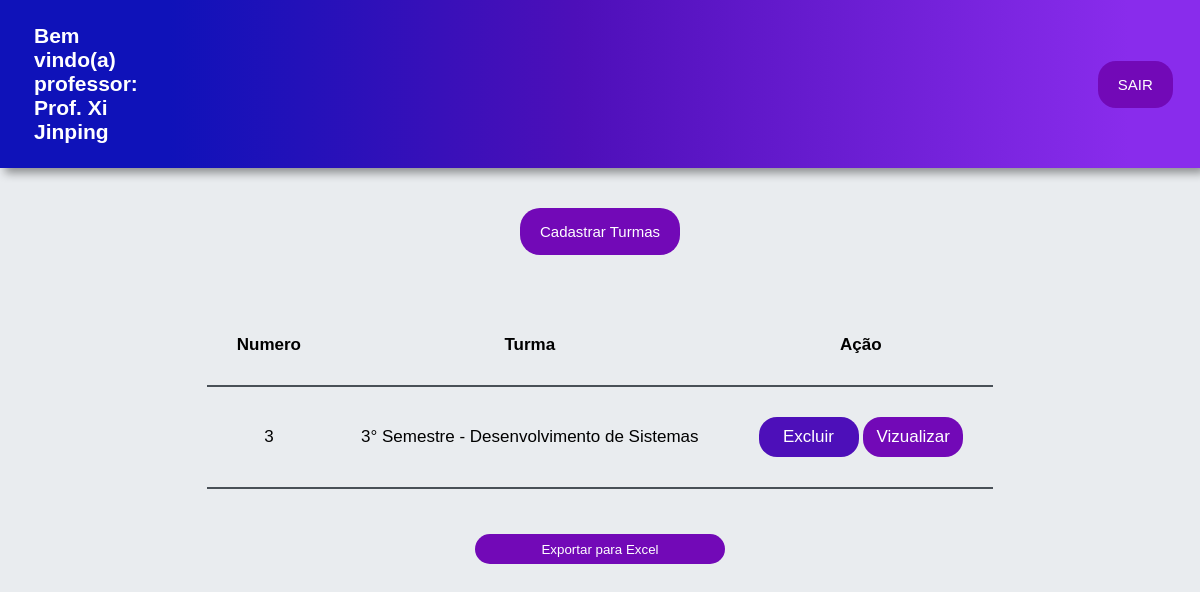
/lista_turma/3, run on the app's committed database.
### App_Escola/models.py (models this page shows, shortened)
class Professor(models.Model):
    nome = models.CharField(max_length=120)
    email = models.CharField(max_length=120)
    senha = models.CharField(max_length=120)

class Turma(models.Model):
    nome_turma = models.CharField(max_length=120)
    id_professor = models.ForeignKey(Professor, null=True, on_delete=models.PROTECT)
    def __str__(self):
        return self.nome_turma

### App_Escola/views.py (the view)
# urls.py: path('lista_turma/<int:id_professor>', views.lista_turma, name='lista_turma'),
def lista_turma(request, id_professor):
    dados_professor = Professor.objects.filter(id=id_professor).values("nome", "id")
    usuario_logado = dados_professor[0]
    usuario_logado = usuario_logado['nome']
    id_logado = dados_professor[0]
    id_logado = id_logado['id']
    turmas_do_professor = Turma.objects.filter(id_professor=id_logado)
    print(turmas_do_professor)
    return render(request, 'telaProfessor.html', {'usuario_logado': usuario_logado,
                                                  'turma_do_professor': turmas_do_professor,
                                                  'id_logado': id_logado})

### App_Escola/templates/telaProfessor.html (shortened to what this page needs)
{% load static %}
<!DOCTYPE html>
<html lang="en">
<head>
    <link rel="stylesheet" type="text/css" href="{% static 'css/telaProfessor.css' %}">
</head>
    <header>
        <nav>
            <div class="nav-bar">
                <h1>Bem vindo(a) professor: {{usuario_logado}}</h1>
                <button><a href="{%url 'sair'%}" style="color: #fff;">SAIR</a></button>
            </div>
        </nav>
    </header>
<body onLoad="login();">
    <main>
        <div class="titulos">
           <button><a href="/cad_turma/{{id_logado}}" style="color: #fff;">Cadastrar Turmas</a></button>
        </div>
        <div class="tabela">
            <table>
                <tr>
                    <th>Numero</th>
                    <th>Turma</th>
                    <th>Ação</th>
                </tr>
                {% for igs in turma_do_professor %}
                    <tr>
                        <td>{{igs.id}}</td>
                        <td>{{igs.nome_turma}}</td>
                        <td>
                            <button id="exclude"><a href="{% url 'excluir_turma' id_turma=igs.id%}" style="text-decoration: none; color: white;">Excluir</a></button>
                            <button id="view"><a href="{% url 'cad_atividade' id_turma=igs.id%}" style="text-decoration: none; color: white;">Vizualizar</a></button>
                        </td>
                    </tr>
                {% endfor %}
            </table>
        </div>
        <div class="dados_excel">
            <a href="{% url 'exportar_excel_turma' %}" download style="display: flex; align-content: center;
            justify-content: center;align-items: center;padding: 45px;">
                <button class="exportar_dados" style="background: #7209b7;width: 250px;
                height: 30px;border-radius: 15px;border: none;">Exportar para Excel</button>
            </a>
        </div>
    </main>
</body>
</html>

### App_Escola/static/css/telaProfessor.css (style rules this page uses)
* { margin: 0px; padding: 0px; }
body { width: 100%; background-color: #e9ecef; }
header { display: flex; padding: 3vh; justify-content: space-around; align-items: center; font-family: "Roboto-Condensed", sans-serif; font-size: 14px; color: #ffff; background: linear-gradient(90deg, rgba(15,18,185,1) 14%, rgba(77,15,185,1) 48%, rgba(137,44,236,1) 94%); filter: drop-shadow(5px 5px 5px rgba(0 0 0 / 40%)); }
.nav-bar { display: flex; justify-content: space-around; align-items: center; padding: 0 10px 0 10px; }
.nav-bar h1 { padding-right: 120vh; align-items: center; }
.nav-bar button { display: flex; padding: 15px 20px 15px 20px; border: none; background-color:#7209B7 ; border-radius: 18px; color: white; font-family: "Roboto-Condensed", sans-serif; font-size: 15px; }
.titulos { display: flex; justify-content: space-evenly; align-items: center; font-family: "Roboto-Condensed", sans-serif; font-size: 16px; margin-top: 40px; }
.titulos button { display: flex; padding:15px 20px 15px 20px; align-items:center; border:none; background-color:#7209B7; border-radius: 20px; color: white; font-family: "Nunito", sans-serif; font-size: 15px; }
.tabela { display: flex; justify-content: center; align-items: center; padding-top: 50px; }
table, th, td { border-collapse: collapse; padding: 30px; text-align: center; font-family: "Roboto-Condensed", sans-serif; font-size: 17px; border-bottom: 2px solid #495057; }
button { color: #ffff; }
button#exclude { width: 100px; background-color:rgba(77,15,185,1); padding: 10px 10px 10px 10px; align-items: center; border: none; font-family: "Roboto-Condensed", sans-serif; font-size: 17px; color: white; border-radius: 18px; }
button#view { width: 100px; background-color: #7209B7; padding: 10px 10px 10px 10px; align-items: center; border: none; font-family: "Roboto-Condensed", sans-serif; font-size: 17px; color: white; border-radius: 18px; }
a { text-decoration: none; }

### data on the page
Professor: nome "Prof. Xi Jinping"
Turma: id "3", nome_turma "3° Semestre - Desenvolvimento de Sistemas"
